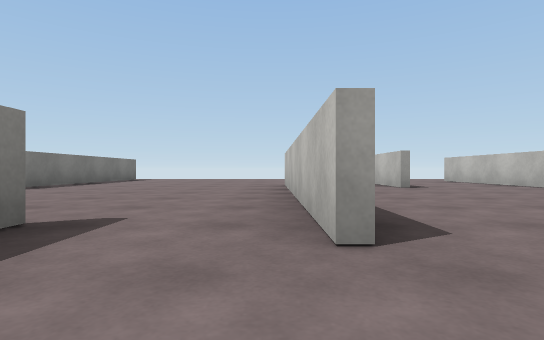
View 1 (above)

12 first-person views from a walk through a 3-D level made in the Unity game engine. The camera is 0.59 m above the floor, looks level and sees 80° across. The floor is counted in squares, 2 m on a side. Each view is taken from the middle of a square. On the plan, view 1 faces up. The plan holds only what a view shows up to about 9 squares ahead; the rest is blank. The player is left out. Surface patterns are stand-ins for the level's own textures.

View 2
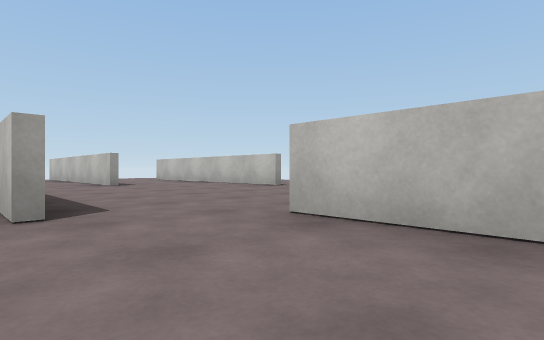

View 3
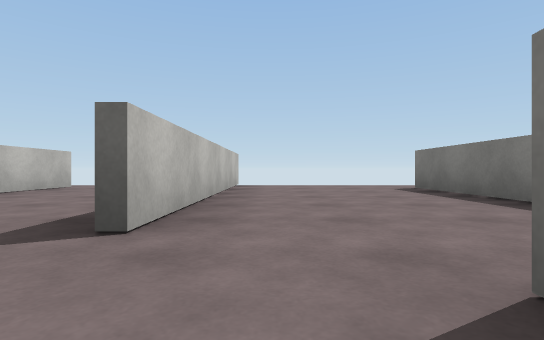

View 4
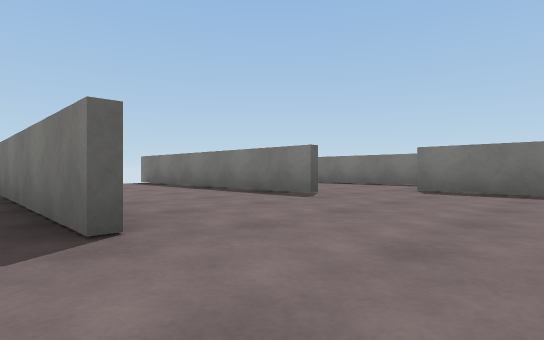

View 5
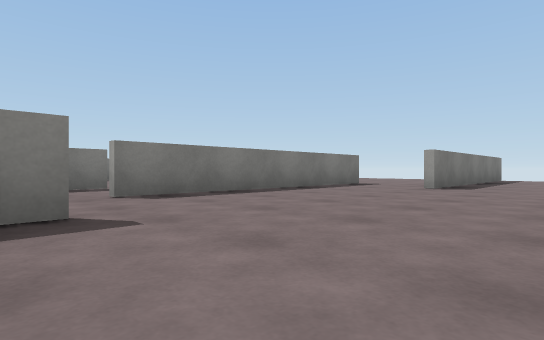

View 6
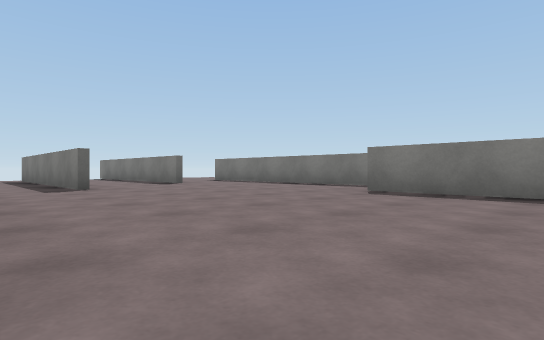

View 7
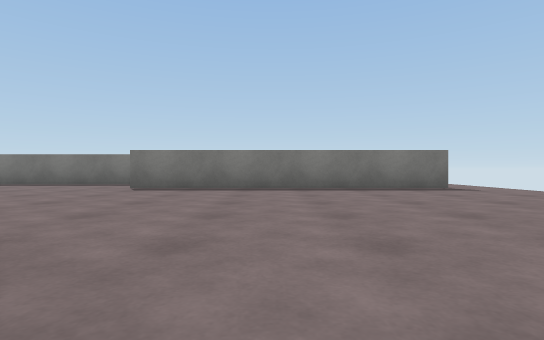

View 8
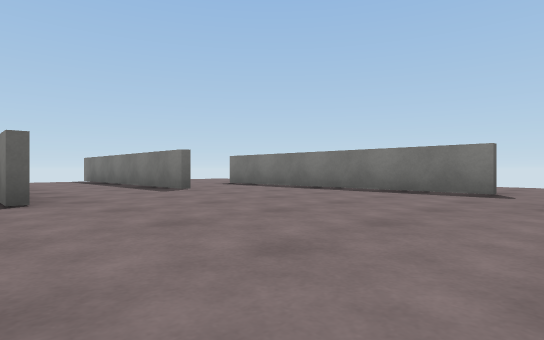

View 9
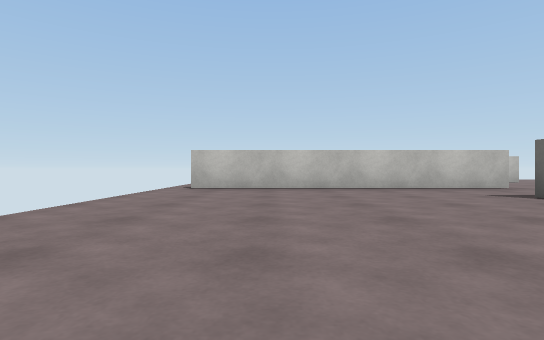

View 10
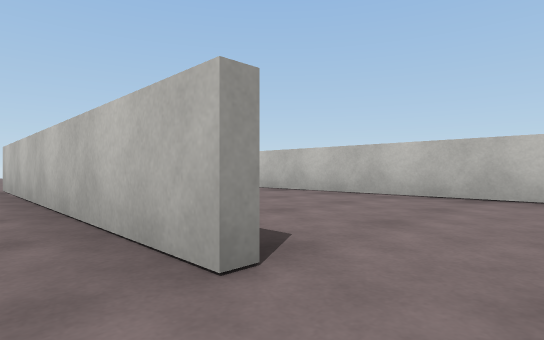

View 11
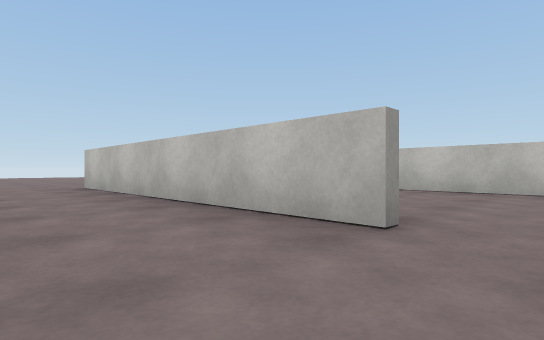

View 12
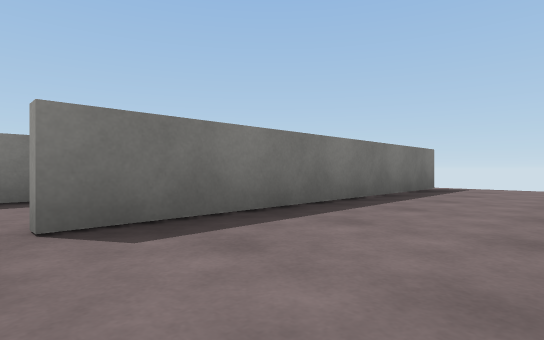

### Floor plan
Points are (right, up) in squares from view 1. A wall is a line through its corners. A room is listed if a view was taken in it or the views show most of it. See-through windows are left out.
Room 1 (views 1, 2, 3, 5, 12)
walls: (1.8, 0.5) (1.8, -4.5); (4.4, 3.2) (4.4, 8.4); (2.1, 5.2) (2.1, 6.4); (-1.3, 1.8) (-1.3, -3.4); (0.4, 6.2) (0.4, 1.1); (4.4, -3.6) (4.4, -2); (1.7, -4.5) (1.7, 0.5); (2.2, 10.4) (2.2, 5.2)
ways out: opening at (5, -4) to room 2; opening at (5, 2.5) to room 2; opening at (-1, -4) to room 3; opening at (1, 6) to room 3; gap at (2, 10) to room 3
Room 2 (view 4)
walls: (4.6, 1.5) (4.6, -1.9)
ways out: opening at (5, -4) to room 1; opening at (5, 2.5) to room 1
Room 3 (views 6, 7, 8, 9, 10, 11)
walls: (-5.5, 4.2) (-5.5, -0.9); (0.2, 1.2) (0.2, 6.1); (-3.5, 0.6) (-3.5, -4.5); (2.1, 6.4) (2.1, 10.4); (-4.1, 9.9) (-4.1, 4.8); (-1.5, -3.4) (-1.5, 1.8)
ways out: opening at (-1, -4) to room 1; opening at (1, 6) to room 1; gap at (2, 10) to room 1; opening at (-4, 10)

Positions as (right, up) in squares from view 1, and headings:
1: (0, 0), facing up
2: (0, -1), facing up-right
3: (1, 2), facing down
4: (5, 3), facing down-left
5: (4, 0), facing up-left
6: (0, 7), facing down-left
7: (1, 7), facing left
8: (-1, 5), facing down-left
9: (-3, 9), facing right
10: (-2, -4), facing up-right
11: (-3, -4), facing up-right
12: (4, 5), facing up-left
